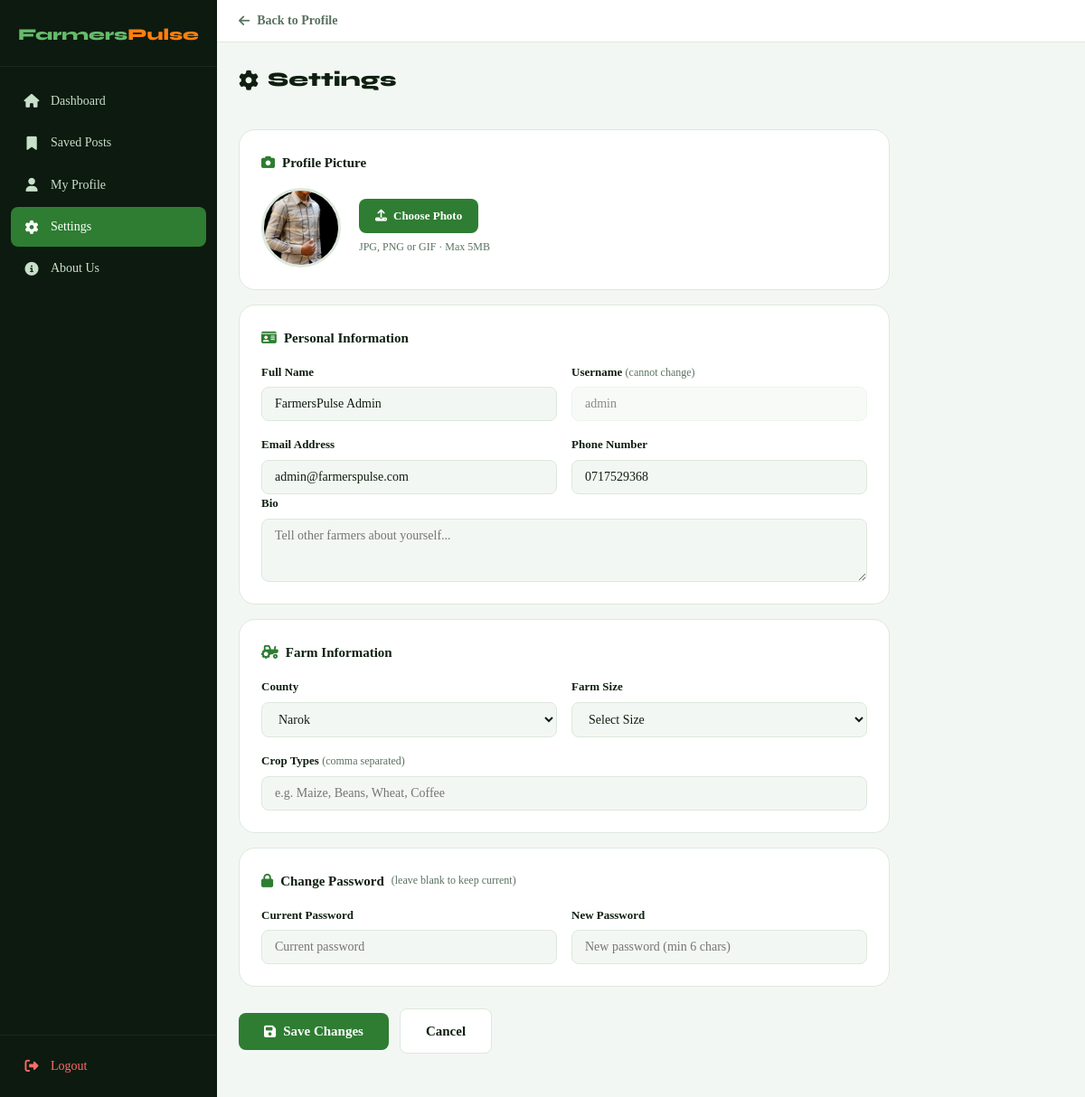
/profile/edit (signed in), run on the app's committed database.
### tables this page shows
CREATE TABLE users (
        id INTEGER PRIMARY KEY AUTOINCREMENT,
        username TEXT UNIQUE NOT NULL,
        email TEXT UNIQUE NOT NULL,
        password TEXT NOT NULL,
        role TEXT DEFAULT 'farmer',
        full_name TEXT DEFAULT '',
        phone TEXT DEFAULT '',
        county TEXT DEFAULT '',
        crop_types TEXT DEFAULT '',
        farm_size TEXT DEFAULT '',
        bio TEXT DEFAULT '',
        profile_pic TEXT DEFAULT '',
        is_active INTEGER DEFAULT 1,
        is_banned INTEGER DEFAULT 0,
        ban_reason TEXT DEFAULT '',
        created_at TEXT DEFAULT (datetime('now')),
        last_login TEXT
    );

### app.py (the view, shortened to what this page needs)
@app.route("/profile/edit",methods=["GET","POST"])
@login_required
def edit_profile():
    uid=session["user_id"]
    conn=get_db(); u=conn.execute("SELECT * FROM users WHERE id=?",(uid,)).fetchone(); conn.close()
    return render_template("edit_profile.html",user=u)

### app.py (called while the page is built)
def get_db():
    if not os.path.exists("database"):
        os.makedirs("database")
    conn = sqlite3.connect(DATABASE)
    conn.row_factory = sqlite3.Row
    conn.execute("PRAGMA foreign_keys = ON")
    return conn

def login_required(f):
    @wraps(f)
    def dec(*a,**k):
        if "user_id" not in session: return redirect(url_for("login"))
        return f(*a,**k)
    return dec

def current_user():
    if "user_id" not in session: return None
    conn=get_db(); u=conn.execute("SELECT * FROM users WHERE id=?",(session["user_id"],)).fetchone(); conn.close(); return u

@app.context_processor
def inject_globals():
    u=current_user(); unread=0; pending_ai=0; unread_feedback=0
    if u:
        conn=get_db()
        unread=conn.execute("SELECT COUNT(*) FROM notifications WHERE user_id=? AND is_read=0",(u["id"],)).fetchone()[0]
        if u["role"]=="admin":
            pending_ai=conn.execute("SELECT COUNT(*) FROM posts WHERE is_published=0 AND source='ai_model'").fetchone()[0]
            unread_feedback=conn.execute("SELECT COUNT(*) FROM feedback WHERE status='unread'").fetchone()[0]
        conn.close()
    return dict(current_user=u,unread_count=unread,pending_ai_count=pending_ai,unread_feedback=unread_feedback)

### templates/edit_profile.html (shortened to what this page needs)
{% extends "base.html" %}
{% block body_class %}farmer-body{% endblock %}
{% block content %}
<div class="fp-layout">
  <aside class="fp-sidebar" id="sidebar">
    <div class="sidebar-logo"><span class="logo-green">Farmers</span><span class="logo-orange">Pulse</span></div>
    <nav class="sidebar-nav">
      <a href="{{ url_for('dashboard') }}" class="nav-item"><i class="fas fa-home"></i><span>Dashboard</span></a>
      <a href="{{ url_for('saved_posts') }}" class="nav-item"><i class="fas fa-bookmark"></i><span>Saved
          Posts</span></a>
      <a href="{{ url_for('profile', user_id=current_user.id) }}" class="nav-item"><i class="fas fa-user"></i><span>My
          Profile</span></a>
      <a href="{{ url_for('edit_profile') }}"
        class="nav-item {% if request.endpoint=='edit_profile' %}active{% endif %}"><i
          class="fas fa-cog"></i><span>Settings</span></a>
      <a href="{{ url_for('about') }}"
        class="nav-item {% if request.endpoint in ['about','feedback'] %}active{% endif %}"><i
          class="fas fa-circle-info"></i><span>About Us</span></a>
    </nav>
    <div class="sidebar-footer"><a href="{{ url_for('logout') }}" class="nav-item logout-item"><i
          class="fas fa-sign-out-alt"></i><span>Logout</span></a></div>
  </aside>
  <div class="fp-main">
    <header class="fp-topnav">
      <div class="topnav-left">
        <a href="{{ url_for('profile', user_id=current_user.id) }}" class="back-link"><i class="fas fa-arrow-left"></i>
          Back to Profile</a>
      </div>
    </header>
    <div class="fp-content">
      <div class="feed-column settings-page">
        <div class="settings-header">
          <h2><i class="fas fa-cog"></i>Settings</h2>
        </div>
        <form method="POST" action="{{ url_for('edit_profile') }}" enctype="multipart/form-data" class="settings-form">
          <div class="settings-card">
            <h3 class="settings-section-title"><i class="fas fa-camera"></i> Profile Picture</h3>
            <div class="avatar-upload-area">
              <div class="avatar-preview" id="avatarPreview">
                {% if user['profile_pic'] %}
                <img src="{{ url_for('static', filename='uploads/' + user['profile_pic']) }}" id="previewImg">
                {% else %}
                <div class="avatar-preview-fallback">{{ user['username'][0].upper() }}</div>
                {% endif %}
              </div>
              <div class="avatar-upload-info">
                <label class="upload-label" for="profile_pic"><i class="fas fa-upload"></i> Choose Photo</label>
                <p>JPG, PNG or GIF · Max 5MB</p>
              </div>
            </div>
          </div>
          <div class="settings-card">
            <h3 class="settings-section-title"><i class="fas fa-id-card"></i> Personal Information</h3>
            <div class="form-grid">
              <div class="form-group"><label>Full Name</label><input type="text" name="full_name"
                  value="{{ user['full_name'] or '' }}" placeholder="Your full name"></div>
              <div class="form-group"><label>Username <span class="hint">(cannot change)</span></label><input
                  type="text" value="{{ user['username'] }}" disabled></div>
              <div class="form-group"><label>Email Address</label><input type="email" name="email"
                  value="{{ user['email'] }}"></div>
              <div class="form-group"><label>Phone Number</label><input type="text" name="phone"
                  value="{{ user['phone'] or '' }}" placeholder="07XXXXXXXX"></div>
            </div>
            <div class="form-group form-group-full"><label>Bio</label><textarea name="bio" rows="3"
                placeholder="Tell other farmers about yourself...">{{ user['bio'] or '' }}</textarea></div>
          </div>
          <div class="settings-card">
            <h3 class="settings-section-title"><i class="fas fa-tractor"></i> Farm Information</h3>
            <div class="form-grid">
              <div class="form-group">
                <label>County</label>
                <select name="county">
                  {% for c in ['Narok','Nakuru','Baringo','Trans Nzoia','Uasin
                  Gishu','Nandi','Kisumu','Nyeri','Meru','Machakos','Kiambu',"Murang'a",'Kirinyaga','Embu','Other'] %}
                  <option {% if user['county']==c %}selected{% endif %}>{{ c }}</option>
                  {% endfor %}
                </select>
              </div>
              <div class="form-group">
                <label>Farm Size</label>
                <select name="farm_size">
                  <option value="">Select Size</option>
                </select>
              </div>
              <div class="form-group form-group-full"><label>Crop Types <span class="hint">(comma
                    separated)</span></label><input type="text" name="crop_types" value="{{ user['crop_types'] or '' }}"
                  placeholder="e.g. Maize, Beans, Wheat, Coffee"></div>
            </div>
          </div>
          <div class="settings-card">
            <h3 class="settings-section-title"><i class="fas fa-lock"></i> Change Password <span class="hint">(leave
                blank to keep current)</span></h3>
            <div class="form-grid">
              <div class="form-group"><label>Current Password</label><input type="password" name="current_password"
                  placeholder="Current password"></div>
              <div class="form-group"><label>New Password</label><input type="password" name="new_password"
                  placeholder="New password (min 6 chars)" minlength="6"></div>
            </div>
          </div>
          <div class="settings-submit">
            <button type="submit" class="btn-primary-lg"><i class="fas fa-save"></i> Save Changes</button>
            <a href="{{ url_for('profile', user_id=current_user.id) }}" class="btn-outline-lg">Cancel</a>
          </div>
        </form>
      </div>
    </div>
  </div>
</div>
{% endblock %}

### data on the page
users: profile_pic (picture), full_name "FarmersPulse Admin", username "admin", email "admin@farmerspulse.com", phone "0717529368", county "Narok"
